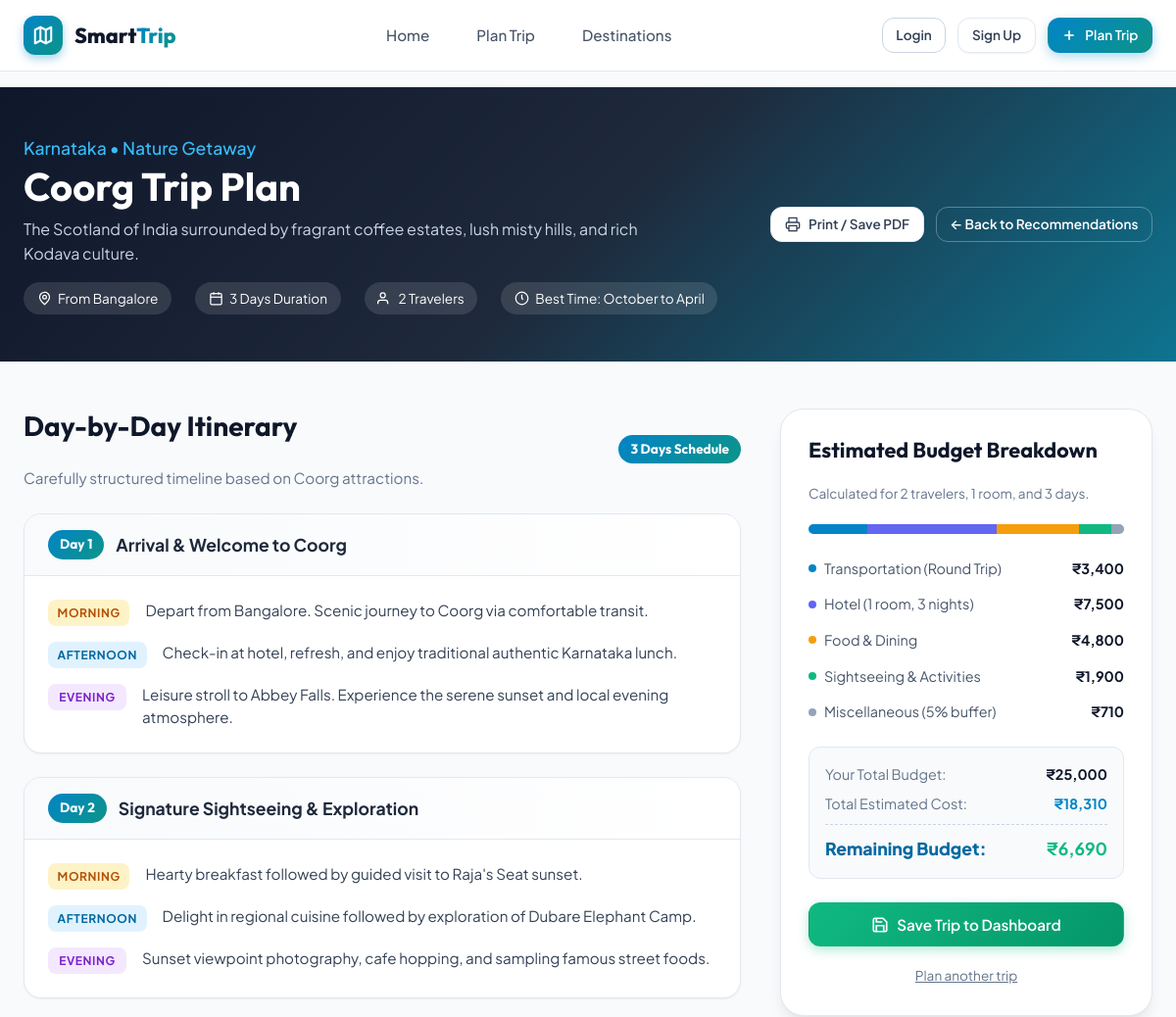
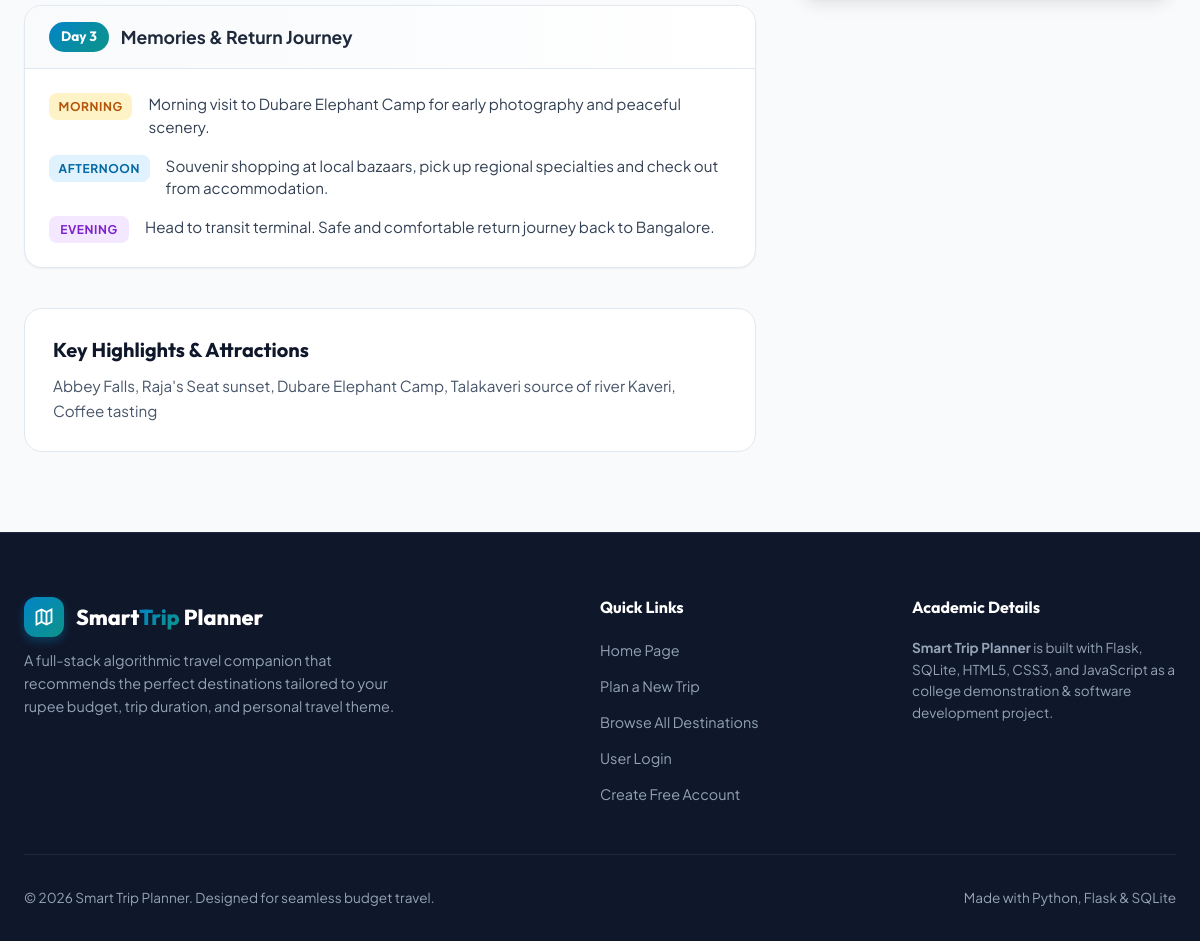
Screenshot of /trip/4?start_location=Bangalore&budget=25000.0&days=3&travelers=2&preference=Nature with the database file from the repository (2 pictures, top to bottom).
### tables this page shows
CREATE TABLE destinations (
            id INTEGER PRIMARY KEY AUTOINCREMENT,
            name TEXT NOT NULL,
            state TEXT NOT NULL,
            description TEXT NOT NULL,
            min_days INTEGER NOT NULL,
            transport_cost REAL NOT NULL,
            hotel_per_day REAL NOT NULL,
            food_per_day REAL NOT NULL,
            activity_cost REAL NOT NULL,
            preference TEXT NOT NULL,
            highlights TEXT NOT NULL,
            best_time TEXT DEFAULT 'Year-round',
            image_url TEXT
        );

### app.py (the view)
@app.route('/trip/<int:destination_id>')
def trip_details(destination_id):
    destination = get_destination_by_id(destination_id)
    if not destination:
        flash('Selected destination could not be found.', 'danger')
        return redirect(url_for('recommend'))
    start_location = request.args.get('start_location', session.get('last_start_location', 'Bangalore'))
    try:
        budget = float(request.args.get('budget', session.get('last_budget', 25000)))
        days = int(request.args.get('days', session.get('last_days', destination['min_days'])))
        travelers = int(request.args.get('travelers', session.get('last_travelers', 2)))
    except (ValueError, TypeError):
        budget = 25000.0
        days = destination['min_days']
        travelers = 2
    preference = request.args.get('preference', session.get('last_preference', destination['preference']))
    cost_data = calculate_trip_cost(destination, days, travelers)
    remaining_budget = budget - cost_data['total_cost']
    suitability = calculate_suitability(destination, budget, days, travelers, preference)
    itinerary = generate_itinerary(destination, days, start_location)
    trip_params = {
        'start_location': start_location,
        'budget': budget,
        'days': days,
        'travelers': travelers,
        'preference': preference
    }
    return render_template(
        'trip_details.html',
        destination=destination,
        cost=cost_data,
        remaining_budget=remaining_budget,
        suitability=suitability,
        itinerary=itinerary,
        params=trip_params
    )

### app.py (called while the page is built)
@app.context_processor
def inject_user():
    return {
        'current_user': {
            'is_authenticated': 'user_id' in session,
            'id': session.get('user_id'),
            'name': session.get('user_name'),
            'email': session.get('user_email')
        }
    }

### database.py (called while the page is built)
def get_db_connection():
    conn = sqlite3.connect(DB_PATH)
    conn.row_factory = sqlite3.Row
    return conn

def get_destination_by_id(destination_id):
    conn = get_db_connection()
    destination = conn.execute('SELECT * FROM destinations WHERE id = ?', (destination_id,)).fetchone()
    conn.close()
    return destination

### recommendation.py (called while the page is built)
def calculate_trip_cost(destination, days, travelers):
    rooms = math.ceil(travelers / 2)
    transport_cost = destination['transport_cost'] * travelers
    hotel_cost = destination['hotel_per_day'] * rooms * days
    food_cost = destination['food_per_day'] * travelers * days
    activity_cost = destination['activity_cost'] * travelers
    misc_cost = round(0.05 * (hotel_cost + food_cost + activity_cost))
    total_cost = transport_cost + hotel_cost + food_cost + activity_cost + misc_cost
    return {
        'transport_cost': transport_cost,
        'hotel_cost': hotel_cost,
        'food_cost': food_cost,
        'activity_cost': activity_cost,
        'misc_cost': misc_cost,
        'total_cost': total_cost,
        'rooms': rooms
    }

### templates/trip_details.html (shortened to what this page needs)
{% extends "base.html" %}
{% block content %}
<header class="trip-hero">
    <div class="container trip-hero-inner">
        <div class="trip-hero-details">
            <span class="state">{{ destination.state }} &bull; {{ destination.preference }} Getaway</span>
            <h1>{{ destination.name }} Trip Plan</h1>
            <p style="color: #cbd5e1; max-width: 650px;">{{ destination.description }}</p>
            <div class="trip-meta-row">
                <span class="trip-meta-badge">
                    <svg width="15" height="15" viewBox="0 0 24 24" fill="none" stroke="currentColor" stroke-width="2">
                        <path d="M12 2a8 8 0 0 0-8 8c0 5.25 8 12 8 12s8-6.75 8-12a8 8 0 0 0-8-8z"></path>
                        <circle cx="12" cy="10" r="3"></circle>
                    </svg>
                    From {{ params.start_location }}
                </span>
                <span class="trip-meta-badge">
                    <svg width="15" height="15" viewBox="0 0 24 24" fill="none" stroke="currentColor" stroke-width="2">
                        <rect x="3" y="4" width="18" height="18" rx="2" ry="2"></rect>
                        <line x1="16" y1="2" x2="16" y2="6"></line>
                        <line x1="8" y1="2" x2="8" y2="6"></line>
                        <line x1="3" y1="10" x2="21" y2="10"></line>
                    </svg>
                    {{ params.days }} Days Duration
                </span>
                <span class="trip-meta-badge">
                    <svg width="15" height="15" viewBox="0 0 24 24" fill="none" stroke="currentColor" stroke-width="2">
                        <path d="M17 21v-2a4 4 0 0 0-4-4H5a4 4 0 0 0-4 4v2"></path>
                        <circle cx="9" cy="7" r="4"></circle>
                    </svg>
                    {{ params.travelers }} Traveler{% if params.travelers > 1 %}s{% endif %}
                </span>
                <span class="trip-meta-badge">
                    <svg width="15" height="15" viewBox="0 0 24 24" fill="none" stroke="currentColor" stroke-width="2">
                        <circle cx="12" cy="12" r="10"></circle>
                        <polyline points="12 6 12 12 14 14"></polyline>
                    </svg>
                    Best Time: {{ destination.best_time }}
                </span>
            </div>
        </div>
        <div style="display: flex; gap: 0.75rem; flex-wrap: wrap;">
            <button class="btn btn-secondary btn-sm" id="printTripBtn">
                <svg width="16" height="16" viewBox="0 0 24 24" fill="none" stroke="currentColor" stroke-width="2">
                    <polyline points="6 9 6 2 18 2 18 9"></polyline>
                    <path d="M6 18H4a2 2 0 0 1-2-2v-5a2 2 0 0 1 2-2h16a2 2 0 0 1 2 2v5a2 2 0 0 1-2 2h-2"></path>
                    <rect x="6" y="14" width="12" height="8"></rect>
                </svg>
                Print / Save PDF
            </button>
            <a href="{{ url_for('recommend') }}" class="btn btn-outline btn-sm" style="color: white; border-color: rgba(255,255,255,0.3);">
                &larr; Back to Recommendations
            </a>
        </div>
    </div>
</header>
<div class="container">
    <div class="trip-grid">
        <div class="timeline-section">
            <div style="display: flex; align-items: center; justify-content: space-between; margin-bottom: 1.5rem;">
                <div>
                    <h2>Day-by-Day Itinerary</h2>
                    <p style="color: var(--slate-500); font-size: 0.95rem;">
                        Carefully structured timeline based on {{ destination.name }} attractions.
                    </p>
                </div>
                <span class="day-pill">{{ params.days }} Days Schedule</span>
            </div>
            <div class="itinerary-timeline">
                {% for item in itinerary %}
                <div class="day-card" id="dayCard{{ item.day }}">
                    <div class="day-header">
                        <div style="display: flex; align-items: center; gap: 0.75rem;">
                            <span class="day-pill">Day {{ item.day }}</span>
                            <span class="day-title">{{ item.title }}</span>
                        </div>
                    </div>
                    <div class="day-activities">
                        <div class="activity-item">
                            <span class="time-badge time-morning">Morning</span>
                            <p class="activity-text">{{ item.morning }}</p>
                        </div>
                        <div class="activity-item">
                            <span class="time-badge time-afternoon">Afternoon</span>
                            <p class="activity-text">{{ item.afternoon }}</p>
                        </div>
                        <div class="activity-item">
                            <span class="time-badge time-evening">Evening</span>
                            <p class="activity-text">{{ item.evening }}</p>
                        </div>
                    </div>
                </div>
                {% endfor %}
            </div>
            <div style="margin-top: 2.5rem; background: var(--white); border-radius: var(--radius-lg); border: 1px solid var(--slate-200); padding: 1.75rem;">
                <h3 style="font-size: 1.25rem; margin-bottom: 0.75rem;">Key Highlights & Attractions</h3>
                <p style="color: var(--slate-600); font-size: 0.95rem; line-height: 1.6;">
                    {{ destination.highlights }}
                </p>
            </div>
        </div>
        <aside class="budget-sidebar">
            <div class="budget-card">
                <h3>Estimated Budget Breakdown</h3>
                <p style="color: var(--slate-500); font-size: 0.85rem; margin-bottom: 1.25rem;">
                    Calculated for {{ params.travelers }} traveler{% if params.travelers > 1 %}s{% endif %}, {{ cost.rooms }} room{% if cost.rooms > 1 %}s{% endif %}, and {{ params.days }} days.
                </p>
                {% set transport_pct = (cost.transport_cost / cost.total_cost * 100) | round(1) %}
                {% set hotel_pct = (cost.hotel_cost / cost.total_cost * 100) | round(1) %}
                {% set food_pct = (cost.food_cost / cost.total_cost * 100) | round(1) %}
                {% set activity_pct = (cost.activity_cost / cost.total_cost * 100) | round(1) %}
                {% set misc_pct = (cost.misc_cost / cost.total_cost * 100) | round(1) %}
                <div class="budget-meter-wrap">
                    <div class="budget-meter-bar">
                        <div class="meter-fill fill-transport" style="width: {{ transport_pct }}%;" title="Transport: {{ transport_pct }}%"></div>
                        <div class="meter-fill fill-hotel" style="width: {{ hotel_pct }}%;" title="Hotel: {{ hotel_pct }}%"></div>
                        <div class="meter-fill fill-food" style="width: {{ food_pct }}%;" title="Food: {{ food_pct }}%"></div>
                        <div class="meter-fill fill-activity" style="width: {{ activity_pct }}%;" title="Activities: {{ activity_pct }}%"></div>
                        <div class="meter-fill fill-misc" style="width: {{ misc_pct }}%;" title="Miscellaneous: {{ misc_pct }}%"></div>
                    </div>
                </div>
                <ul class="budget-list">
                    <li class="budget-item">
                        <div class="item-left">
                            <span class="item-dot" style="background-color: var(--primary);"></span>
                            <span>Transportation (Round Trip)</span>
                        </div>
                        <span class="item-amount">₹{{ "{:,.0f}".format(cost.transport_cost) }}</span>
                    </li>
                    <li class="budget-item">
                        <div class="item-left">
                            <span class="item-dot" style="background-color: var(--indigo);"></span>
                            <span>Hotel ({{ cost.rooms }} room, {{ params.days }} nights)</span>
                        </div>
                        <span class="item-amount">₹{{ "{:,.0f}".format(cost.hotel_cost) }}</span>
                    </li>
                    <li class="budget-item">
                        <div class="item-left">
                            <span class="item-dot" style="background-color: var(--amber);"></span>
                            <span>Food & Dining</span>
                        </div>
                        <span class="item-amount">₹{{ "{:,.0f}".format(cost.food_cost) }}</span>
                    </li>
                    <li class="budget-item">
                        <div class="item-left">
                            <span class="item-dot" style="background-color: var(--emerald);"></span>
                            <span>Sightseeing & Activities</span>
                        </div>
                        <span class="item-amount">₹{{ "{:,.0f}".format(cost.activity_cost) }}</span>
                    </li>
                    <li class="budget-item">
                        <div class="item-left">
                            <span class="item-dot" style="background-color: var(--slate-400);"></span>
                            <span>Miscellaneous (5% buffer)</span>
                        </div>
                        <span class="item-amount">₹{{ "{:,.0f}".format(cost.misc_cost) }}</span>
                    </li>
                </ul>
                <div class="budget-total-box">
                    <div class="budget-row">
                        <span style="color: var(--slate-500);">Your Total Budget:</span>
                        <strong style="color: var(--slate-900);">₹{{ "{:,.0f}".format(params.budget) }}</strong>
                    </div>
                    <div class="budget-row">
                        <span style="color: var(--slate-500);">Total Estimated Cost:</span>
                        <strong style="color: var(--primary);">₹{{ "{:,.0f}".format(cost.total_cost) }}</strong>
                    </div>
                    <div class="budget-row grand-total">
                        <span>Remaining Budget:</span>
                        {% if remaining_budget >= 0 %}
                            <span class="surplus-tag">₹{{ "{:,.0f}".format(remaining_budget) }}</span>
                        {% else %}
                            <span style="color: var(--rose);">₹{{ "{:,.0f}".format(remaining_budget) }}</span>
                        {% endif %}
                    </div>
                </div>
                <form action="{{ url_for('save_trip') }}" method="POST" id="saveTripForm">
                    <button type="submit" class="btn btn-accent" style="width: 100%;" id="saveTripBtn">
                        <svg width="18" height="18" viewBox="0 0 24 24" fill="none" stroke="currentColor" stroke-width="2.2">
                            <path d="M19 21H5a2 2 0 0 1-2-2V5a2 2 0 0 1 2-2h11l5 5v11a2 2 0 0 1-2 2z"></path>
                            <polyline points="17 21 17 13 7 13 7 21"></polyline>
                            <polyline points="7 3 7 8 15 8"></polyline>
                        </svg>
                        Save Trip to Dashboard
                    </button>
                </form>
                <div style="margin-top: 1rem; text-align: center;">
                    <a href="{{ url_for('plan') }}" style="font-size: 0.85rem; color: var(--slate-500); text-decoration: underline;">
                        Plan another trip
                    </a>
                </div>
            </div>
        </aside>
    </div>
</div>
{% endblock %}

### rows the page displays
destinations: state "Karnataka", preference "Nature", name "Coorg", description "The Scotland of India surrounded by fragrant coffee estates, lush misty hills, and rich Kodava culture.", best_time "October to April", highlights "Abbey Falls, Raja's Seat sunset, Dubare Elephant Camp, Talakaveri source of river Kaveri, Coffee tasting"

### other values shown
{{ params.start_location }} "Bangalore"
{{ params.days }} "3"
{{ params.travelers }} "2"
{{ item.day }} "1" "2" "3"
{{ item.title }} "Arrival & Welcome to Coorg" "Signature Sightseeing & Exploration" "Memories & Return Journey"
{{ item.morning }} "Depart from Bangalore. Scenic journey to Coorg via comfortable transit." "Hearty breakfast followed by guided visit to Raja's Seat sunset." "Morning visit to Dubare Elephant Camp for early photography and peaceful scenery."
{{ item.afternoon }} "Check-in at hotel, refresh, and enjoy traditional authentic Karnataka lunch." "Delight in regional cuisine followed by exploration of Dubare Elephant Camp." "Souvenir shopping at local bazaars, pick up regional specialties and check out from accommodation."
{{ item.evening }} "Leisure stroll to Abbey Falls. Experience the serene sunset and local evening atmosphere." "Sunset viewpoint photography, cafe hopping, and sampling famous street foods." "Head to transit terminal. Safe and comfortable return journey back to Bangalore."
{{ cost.rooms }} "1"
{{ "{:,.0f}".format(cost.transport_cost) }} "3,400"
{{ "{:,.0f}".format(cost.hotel_cost) }} "7,500"
{{ "{:,.0f}".format(cost.food_cost) }} "4,800"
{{ "{:,.0f}".format(cost.activity_cost) }} "1,900"
{{ "{:,.0f}".format(cost.misc_cost) }} "710"
{{ "{:,.0f}".format(params.budget) }} "25,000"
